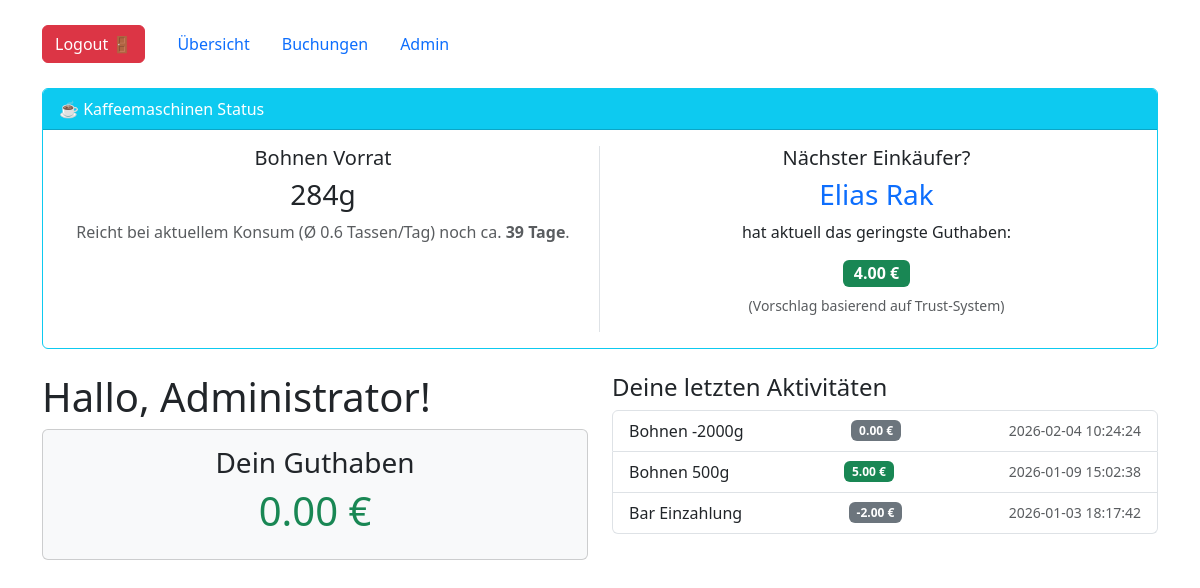
The page /dashboard (signed in) on the database as committed earlier.
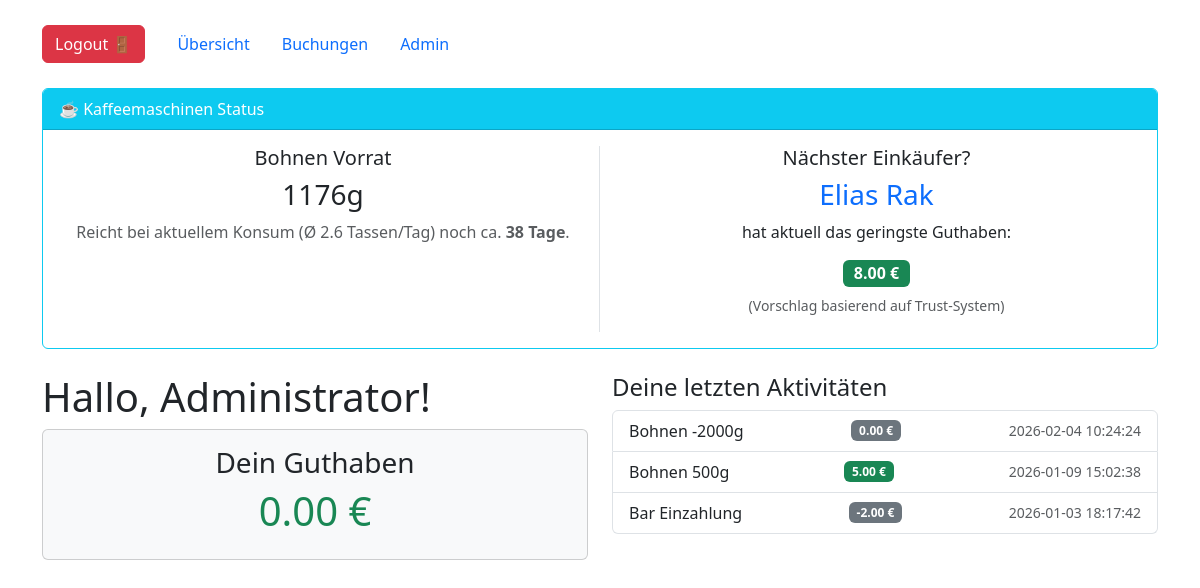
The same page on the database as committed later.
### tables this page shows
CREATE TABLE users (
                    id INTEGER PRIMARY KEY AUTOINCREMENT,
                    name TEXT NOT NULL UNIQUE,
                    rfid_uid TEXT UNIQUE,
                    password_hash TEXT,
                    is_admin INTEGER DEFAULT 0,
                    saldo REAL DEFAULT 0.0
                );

### app.py (the view)
@app.route('/')
@app.route('/dashboard')
@login_required
def dashboard():
    conn = get_db()
    transaktionen = conn.execute("SELECT * FROM transaktionen WHERE user_id = ? ORDER BY zeitstempel DESC LIMIT 10", (current_user.id,)).fetchall()
    curr_saldo = conn.execute("SELECT saldo FROM users WHERE id = ?", (current_user.id,)).fetchone()[0]
    stats = get_prediction_stats(conn)
    conn.close()
    return render_template('dashboard.html', transaktionen=transaktionen, saldo=curr_saldo, stats=stats)

### app.py (called while the page is built)
def get_db():
    conn = sqlite3.connect(DB_NAME)
    conn.row_factory = sqlite3.Row
    return conn

@login_manager.user_loader
def load_user(user_id):
    conn = get_db()
    u = conn.execute("SELECT * FROM users WHERE id = ?", (user_id,)).fetchone()
    conn.close()
    if u:
        return User(u['id'], u['name'], u['is_admin'], u['saldo'])
    return None

### templates/dashboard.html (shortened to what this page needs)
{% extends "base.html" %}
{% block content %}
<div class="card mb-4 border-info">
    <div class="card-header bg-info text-white">
        ☕ Kaffeemaschinen Status
    </div>
    <div class="card-body">
        <div class="row text-center">
            <div class="col-md-6 border-end">
                <h5 class="card-title">Bohnen Vorrat</h5>
                <h3>{{ stats.bestand_gramm }}g</h3>
                <p class="text-muted">
                    Reicht bei aktuellem Konsum (Ø {{ stats.tassen_pro_tag }} Tassen/Tag) noch ca.
                    <strong>{{ stats.tage_bis_leer }} Tage</strong>.
                </p>
            </div>
            <div class="col-md-6">
                <h5 class="card-title">Nächster Einkäufer?</h5>
                <h3 class="text-primary">{{ stats.empfehlung_name }}</h3>
                <p>hat aktuell das geringste Guthaben:</p>
                <span class="badge bg-success fs-6">{{ "%.2f"|format(stats.empfehlung_saldo) }} €</span>
                <p class="small text-muted mt-2">
                    (Vorschlag basierend auf Trust-System)
                </p>
            </div>
        </div>
    </div>
</div>
<div class="row">
    <div class="col-md-6">
        <h1>Hallo, {{ current_user.name }}!</h1>
        <div class="card bg-light mb-3">
            <div class="card-body text-center">
                <h3>Dein Guthaben</h3>
                <h1 class="{{ 'text-success' if saldo >= 0 else 'text-danger' }}">{{ "%.2f"|format(saldo) }} €</h1>
            </div>
        </div>
    </div>
    <div class="col-md-6">
        <h4>Deine letzten Aktivitäten</h4>
        <ul class="list-group">
            {% for t in transaktionen %}
            <li class="list-group-item d-flex justify-content-between align-items-center">
                {{ t.beschreibung }}
                <span class="badge {{ 'bg-success' if t.betrag > 0 else 'bg-secondary' }}">
                    {{ "%.2f"|format(t.betrag) }} €
                </span>
                <small class="text-muted">{{ t.zeitstempel }}</small>
            </li>
            {% endfor %}
        </ul>
    </div>
</div>
{% endblock %}

Rows that differ between the two databases and show on the page:
changed users "Elias Rak": empfehlung_saldo "4.00" → "8.00"
Other text that changed with them:
{{ stats.bestand_gramm }}: "284" → "1176"
{{ stats.tassen_pro_tag }}: "0.6" → "2.6"
{{ stats.tage_bis_leer }}: "39" → "38"
